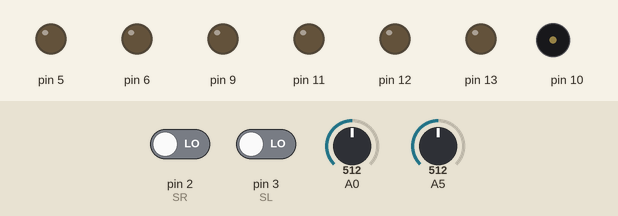
This sketch was run on a simulated Arduino Uno, built with avr-gcc and run on an emulated ATmega328P. Shown: output pins drawn as LEDs (lit = HIGH), buzzer (waves = sounding). Inputs (shaded band) come from the test bench; at power-on: pin 2 (SR) LOW, pin 3 (SL) LOW, A5 = 512, A0 = 512. What the sketch prints to the serial monitor is not drawn.

Above: at 5.8 s.
5.9 s: pin 2 (SR) driven HIGH
7.9 s: pin 3 (SL) driven HIGH
At 9.4 s:
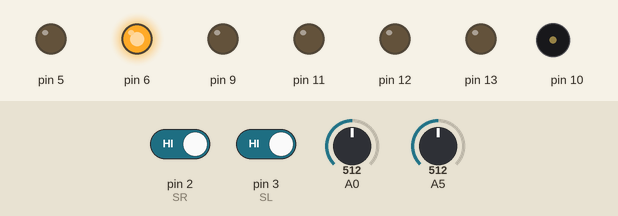
At 10.0 s:
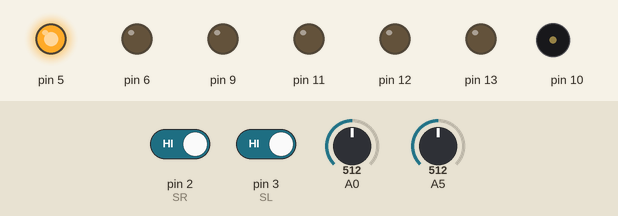
10.9 s: pin 2 (SR) driven LOW
At 11.9 s:
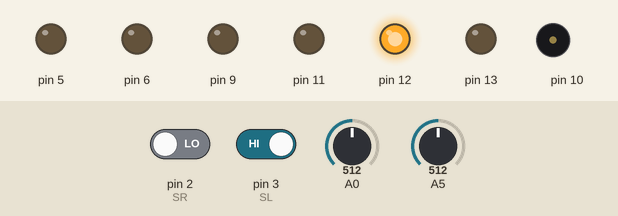
13.9 s: A5 set to 209
16.4 s: A5 set to 186
Timing chart, 0 to 19.4 s (numbered marks = the images above; inputs shaded):
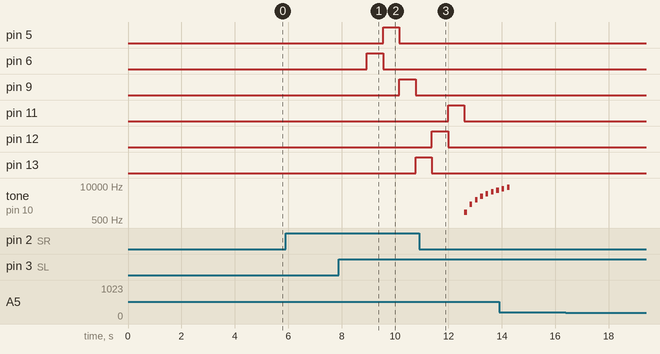

The sketch:

TestEchidnaShield.ino
```cpp
const int MAX_SENS = 27;
String result[MAX_SENS];
int index = 0;

void setup() {
  Serial.begin(9600);

  printInitSens();

  // Buttons
  testButton(2, "SR D2");
  testButton(3, "SL D3");
  testButton(2, "Joystick SJ D2");

  // LEDS
  testLed(6, "RGB BD6 (Azul)");
  testLed(5, "RGB GD5 (Verde)");
  testLed(9, "RGB RD9 (Rojo)");
  testLed(13, "LED D13 (Rojo)");
  testLed(12, "LED D12 (Naranja)");
  testLed(11, "LED D11 (Verde)");

  // Buzzer
  testBuzzer(10, "Buzzer D10");

  // LDR
  testLdr(5, "LDR A5");

  // Joystick
  testJoystick(0, 0, "Joystick A0 (Izquierda)");
  testJoystick(0, 1, "Joystick A0 (Derecha)");
  testJoystick(1, 1, "Joystick A1 (Arriba)");
  testJoystick(1, 0, "Joystick A1 (Abajo)");

  // Acelerometro
  testAccel(2, 0, "Acel A2X (Izquierda)");
  testAccel(2, 1, "Acel A2X (Derecha)");
  testAccel(3, 1, "Acel A3Y (Adelante)");
  testAccel(3, 0, "Acel A3Y (Atrás)");

  printInitMkmk();

  // Mkmk
  testMkmk(0, 0, "Mkmk A0");
  testMkmk(1, 0, "Mkmk A1");
  testMkmk(2, 0, "Mkmk A2");
  testMkmk(3, 0, "Mkmk A3");
  testMkmk(4, 0, "Mkmk A4");
  testMkmk(5, 0, "Mkmk A5");
  testMkmk(2, 1, "Mkmk D2");
  testMkmk(3, 1, "Mkmk D3");

  printResult();
}

void loop() {
}


void testButton(int pin, String text) {
  pinMode(pin, INPUT);

  unsigned long time = millis();
  int timeout = 5000;
  bool isTimeout = false;

  Serial.println("Pulsa el botón " + text);

  while(digitalRead(pin) == LOW) {
    if(millis() - time > timeout) {
      saveResult(false, text);
      isTimeout = true;
      break;
    }
  }

  if(!isTimeout) saveResult(true, text);
}

void testLed(int pin, String text) {
  pinMode(pin, OUTPUT);

  Serial.println("¿Está encendido el " + text + "?");

  analogWrite(pin, 255);
  saveResult(isCorrect(), text);
  analogWrite(pin, 0);
}

void testBuzzer(int pin, String text) {
  pinMode(pin, OUTPUT);

  Serial.println("¿Ha sonado el " + text + "?");

  for(int i=1; i<10; i++) {
    tone(pin, 1000*i, 100);
    delay(200);
  }
  saveResult(isCorrect(), text);
}

void testLdr(int pin, String text) {
  unsigned long time = millis();
  int timeout = 5000;
  bool isTimeout = false;

  Serial.println("Tapa el " + text);

  while(analogRead(pin) > 200) {
    if(millis() - time > timeout) {
      saveResult(false, text);
      isTimeout = true;
      break;
    }
  }

  if(!isTimeout) saveResult(true, text);
}

void testJoystick(int pin, int op, String text) {
  unsigned long time = millis();
  int timeout = 5000;
  bool isTimeout = false;

  Serial.println("Mueve " + text);

  switch(op) {
    case 0:
      while(analogRead(pin) > 256) {
        if(millis() - time > timeout) {
          saveResult(false, text);
          isTimeout = true;
          break;
        }
      }
      break;
    case 1:
      while(analogRead(pin) < 768) {
        if(millis() - time > timeout) {
          saveResult(false, text);
          isTimeout = true;
          break;
        }
      }
      break;
  }

  if(!isTimeout) saveResult(true, text);
}


void testAccel(int pin, int op, String text) {
  unsigned long time = millis();
  int timeout = 5000;
  bool isTimeout = false;

  Serial.println("Mueve " + text);

  switch(op) {
    case 0:
      while(analogRead(pin) > 300) {
        if(millis() - time > timeout) {
          saveResult(false, text);
          isTimeout = true;
          break;
        }
      }
      break;
    case 1:
      while(analogRead(pin) < 500) {
        if(millis() - time > timeout) {
          saveResult(false, text);
          isTimeout = true;
          break;
        }
      }
      break;
  }

  if(!isTimeout) saveResult(true, text);
}

void testMkmk(int pin, int op, String text) {
  unsigned long time = millis();
  int timeout = 5000;
  bool isTimeout = false;

  Serial.println("Toca el " + text);

  switch(op) {
    case 0:
      while(analogRead(pin) < 500) {
        if(millis() - time > timeout) {
          saveResult(false, text);
          isTimeout = true;
          break;
        }
      }
      break;
    case 1:
      pinMode(pin, INPUT);
      while(digitalRead(pin) == LOW) {
        if(millis() - time > timeout) {
          saveResult(false, text);
          isTimeout = true;
          break;
        }
      }
      break;
  }

  if(!isTimeout) saveResult(true, text);
}


bool isCorrect() {
  pinMode(2, INPUT);
  pinMode(3, INPUT);

  int SR = 2, SL = 3;
  bool ok, ko;

  Serial.println("- Pulsa SR si es correcto");
  Serial.println("- Pulsa SL si no es correcto");

  do {
    delay(1);
    ok = digitalRead(SR) == HIGH;
    ko = digitalRead(SL) == HIGH;
  } while (!ok && !ko);

  if(ok) return true;
  if(ko) return false;
}


void saveResult(bool op, String text) {
  String status = op ? "✓" : "✗";
  result[index++] = status + " -> " + text;

  Serial.println(" > " + status);
  Serial.flush();
  delay(500);
}

void printInitSens() {
  Serial.println("---------------------------------");
  Serial.println("Test de EchidnaShield (sensores):");
  Serial.println(" > Fija Select en la Sens ...");
  Serial.println("---------------------------------");
  delay(5000);
}

void printInitMkmk() {
  Serial.println("-----------------------------");
  Serial.println("Test de EchidnaShield (MKMK):");
  Serial.println(" > Fija Select en MKMK ...");
  Serial.println("-----------------------------");
  delay(5000);
}

void printResult() {
  Serial.println("-------------------");
  Serial.println("Resultado del Test:");
  for(int i=0; i<MAX_SENS; i++) {
    Serial.println(result[i]);
  }
  Serial.println("-------------------");
}
```

Measured:
- after the input at 5.9 s, every drawn part: stays the same
- after the input at 7.9 s, pin 5: LOW → HIGH after 1.7 s, → LOW 0.61 s later; pin 6: LOW → HIGH after 1.1 s, → LOW 0.61 s later; pin 9: LOW → HIGH after 2.3 s, → LOW 0.61 s later; pin 13: LOW → HIGH after 2.9 s
- after the input at 16.4 s, every drawn part: stays the same
- by itself, tone on pin 10: plays 1000 Hz for 0.10 s, 2000 Hz for 0.10 s, 3000 Hz for 0.10 s, 4000 Hz for 0.10 s, 5000 Hz for 0.10 s, 6000 Hz for 0.10 s … (7 notes in this stretch)
